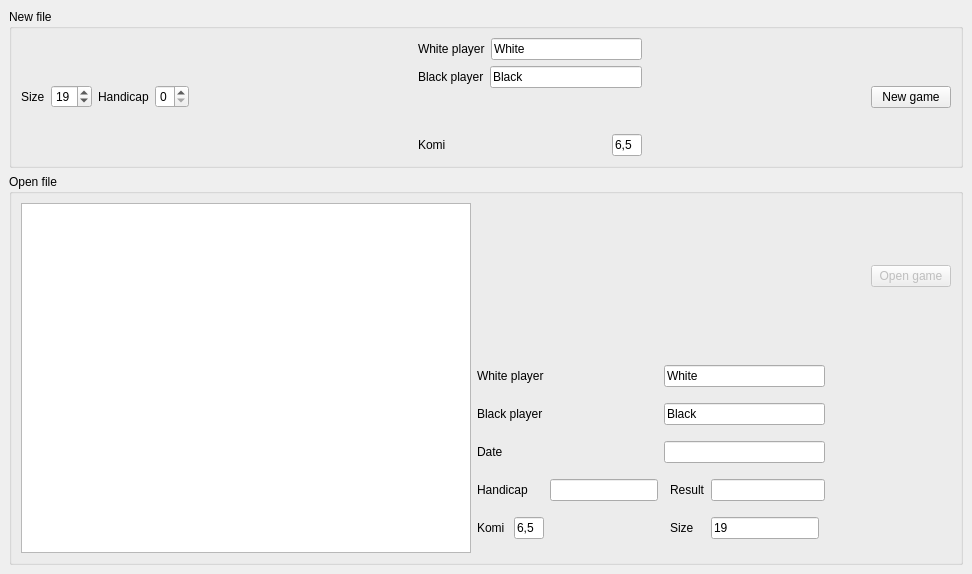
      <widget class="QWidget" name="page" >
       <layout class="QVBoxLayout" >
        <property name="spacing" >
         <number>6</number>
        </property>
        <property name="leftMargin" >
         <number>9</number>
        </property>
        <property name="topMargin" >
         <number>9</number>
        </property>
        <property name="rightMargin" >
         <number>9</number>
        </property>
        <property name="bottomMargin" >
         <number>9</number>
        </property>
        <item>
         <widget class="QGroupBox" name="groupBox_4" >
          <property name="title" >
           <string>New file</string>
          </property>
          <layout class="QHBoxLayout" >
           <property name="spacing" >
            <number>6</number>
           </property>
           <property name="leftMargin" >
            <number>9</number>
           </property>
           <property name="topMargin" >
            <number>9</number>
           </property>
           <property name="rightMargin" >
            <number>9</number>
           </property>
           <property name="bottomMargin" >
            <number>9</number>
           </property>
           <item>
            <layout class="QHBoxLayout" >
             <property name="spacing" >
              <number>6</number>
             </property>
             <property name="leftMargin" >
              <number>0</number>
             </property>
             <property name="topMargin" >
              <number>0</number>
             </property>
             <property name="rightMargin" >
              <number>0</number>
             </property>
             <property name="bottomMargin" >
              <number>0</number>
             </property>
             <item>
              <widget class="QLabel" name="label_9" >
               <property name="text" >
                <string>Size</string>
               </property>
              </widget>
             </item>
             <item>
              <widget class="QSpinBox" name="newFile_Size" >
               <property name="minimum" >
                <number>2</number>
               </property>
               <property name="value" >
                <number>19</number>
               </property>
              </widget>
             </item>
            </layout>
           </item>
           <item>
            <layout class="QHBoxLayout" >
             <property name="spacing" >
              <number>6</number>
             </property>
             <property name="leftMargin" >
              <number>0</number>
             </property>
             <property name="topMargin" >
              <number>0</number>
             </property>
             <property name="rightMargin" >
              <number>0</number>
             </property>
             <property name="bottomMargin" >
              <number>0</number>
             </property>
             <item>
              <widget class="QLabel" name="label_10" >
               <property name="text" >
                <string>Handicap</string>
               </property>
              </widget>
             </item>
             <item>
              <widget class="QSpinBox" name="newFile_Handicap" >
               <property name="readOnly" >
                <bool>false</bool>
               </property>
               <property name="specialValueText" >
                <string>0</string>
               </property>
               <property name="minimum" >
                <number>1</number>
               </property>
               <property name="maximum" >
                <number>9</number>
               </property>
               <property name="value" >
                <number>1</number>
               </property>
              </widget>
             </item>
            </layout>
           </item>
           <item>
            <spacer>
             <property name="orientation" >
              <enum>Qt::Horizontal</enum>
             </property>
             <property name="sizeHint" >
              <size>
               <width>40</width>
               <height>20</height>
              </size>
             </property>
            </spacer>
           </item>
           <item>
            <layout class="QVBoxLayout" >
             <property name="spacing" >
              <number>6</number>
             </property>
             <property name="leftMargin" >
              <number>0</number>
             </property>
             <property name="topMargin" >
              <number>0</number>
             </property>
             <property name="rightMargin" >
              <number>0</number>
             </property>
             <property name="bottomMargin" >
              <number>0</number>
             </property>
             <item>
              <layout class="QHBoxLayout" >
               <property name="spacing" >
                <number>6</number>
               </property>
               <property name="leftMargin" >
                <number>0</number>
               </property>
               <property name="topMargin" >
                <number>0</number>
               </property>
               <property name="rightMargin" >
                <number>0</number>
               </property>
               <property name="bottomMargin" >
                <number>0</number>
               </property>
               <item>
                <widget class="QLabel" name="label_13" >
                 <property name="text" >
                  <string>White player</string>
                 </property>
                </widget>
               </item>
               <item>
                <widget class="QLineEdit" name="newFile_WhitePlayer" >
                 <property name="text" >
                  <string>White</string>
                 </property>
                </widget>
               </item>
              </layout>
             </item>
             <item>
              <layout class="QHBoxLayout" >
               <property name="spacing" >
                <number>6</number>
               </property>
               <property name="leftMargin" >
                <number>0</number>
               </property>
               <property name="topMargin" >
                <number>0</number>
               </property>
               <property name="rightMargin" >
                <number>0</number>
               </property>
               <property name="bottomMargin" >
                <number>0</number>
               </property>
               <item>
                <widget class="QLabel" name="label_11" >
                 <property name="text" >
                  <string>Black player</string>
                 </property>
                </widget>
               </item>
               <item>
                <widget class="QLineEdit" name="newFile_BlackPlayer" >
                 <property name="text" >
                  <string>Black</string>
                 </property>
                </widget>
               </item>
              </layout>
             </item>
             <item>
              <spacer>
               <property name="orientation" >
                <enum>Qt::Vertical</enum>
               </property>
               <property name="sizeHint" >
                <size>
                 <width>20</width>
                 <height>40</height>
                </size>
               </property>
              </spacer>
             </item>
             <item>
              <layout class="QHBoxLayout" >
               <property name="spacing" >
                <number>6</number>
               </property>
               <property name="leftMargin" >
                <number>0</number>
               </property>
               <property name="topMargin" >
                <number>0</number>
               </property>
               <property name="rightMargin" >
                <number>0</number>
               </property>
               <property name="bottomMargin" >
                <number>0</number>
               </property>
               <item>
                <widget class="QLabel" name="label_12" >
                 <property name="text" >
                  <string>Komi</string>
                 </property>
                </widget>
               </item>
               <item>
                <widget class="QLineEdit" name="newFile_Komi" >
                 <property name="maximumSize" >
                  <size>
                   <width>30</width>
                   <height>16777215</height>
                  </size>
                 </property>
                 <property name="text" >
                  <string>6,5</string>
                 </property>
                </widget>
               </item>
              </layout>
             </item>
            </layout>
           </item>
           <item>
            <spacer>
             <property name="orientation" >
              <enum>Qt::Horizontal</enum>
             </property>
             <property name="sizeHint" >
              <size>
               <width>40</width>
               <height>20</height>
              </size>
             </property>
            </spacer>
           </item>
           <item>
            <widget class="QPushButton" name="button_newGame" >
             <property name="text" >
              <string>New game</string>
             </property>
            </widget>
           </item>
          </layout>
         </widget>
        </item>
        <item>
         <widget class="QGroupBox" name="groupBox_5" >
          <property name="title" >
           <string>Open file</string>
          </property>
          <layout class="QGridLayout" >
           <property name="leftMargin" >
            <number>9</number>
           </property>
           <property name="topMargin" >
            <number>9</number>
           </property>
           <property name="rightMargin" >
            <number>9</number>
           </property>
           <property name="bottomMargin" >
            <number>9</number>
           </property>
           <property name="horizontalSpacing" >
            <number>6</number>
           </property>
           <property name="verticalSpacing" >
            <number>6</number>
           </property>
           <item row="0" column="3" >
            <widget class="QPushButton" name="button_loadGame" >
             <property name="enabled" >
              <bool>false</bool>
             </property>
             <property name="text" >
              <string>Open game</string>
             </property>
            </widget>
           </item>
           <item row="0" column="2" >
            <spacer>
             <property name="orientation" >
              <enum>Qt::Horizontal</enum>
             </property>
             <property name="sizeHint" >
              <size>
               <width>40</width>
               <height>20</height>
              </size>
             </property>
            </spacer>
           </item>
           <item row="1" column="1" >
            <layout class="QGridLayout" >
             <property name="leftMargin" >
              <number>0</number>
             </property>
             <property name="topMargin" >
              <number>0</number>
             </property>
             <property name="rightMargin" >
              <number>0</number>
             </property>
             <property name="bottomMargin" >
              <number>0</number>
             </property>
             <property name="horizontalSpacing" >
              <number>6</number>
             </property>
             <property name="verticalSpacing" >
              <number>6</number>
             </property>
             <item row="2" column="0" colspan="3" >
              <widget class="QLabel" name="label_14" >
               <property name="text" >
                <string>Date</string>
               </property>
              </widget>
             </item>
             <item row="4" column="4" >
              <widget class="QLabel" name="label_15" >
               <property name="text" >
                <string>Size</string>
               </property>
              </widget>
             </item>
             <item row="1" column="3" colspan="4" >
              <widget class="QLineEdit" name="File_BlackPlayer" >
               <property name="text" >
                <string>Black</string>
               </property>
              </widget>
             </item>
             <item row="4" column="1" colspan="2" >
              <widget class="QLineEdit" name="File_Komi" >
               <property name="maximumSize" >
                <size>
                 <width>30</width>
                 <height>16777215</height>
                </size>
               </property>
               <property name="text" >
                <string>6,5</string>
               </property>
              </widget>
             </item>
             <item row="0" column="0" colspan="2" >
              <widget class="QLabel" name="label_16" >
               <property name="text" >
                <string>White player</string>
               </property>
              </widget>
             </item>
             <item row="1" column="0" colspan="2" >
              <widget class="QLabel" name="label_17" >
               <property name="text" >
                <string>Black player</string>
               </property>
              </widget>
             </item>
             <item row="4" column="0" >
              <widget class="QLabel" name="label_19" >
               <property name="text" >
                <string>Komi</string>
               </property>
              </widget>
             </item>
             <item row="2" column="3" colspan="4" >
              <widget class="QLineEdit" name="File_Date" >
               <property name="text" >
                <string/>
               </property>
              </widget>
             </item>
             <item row="3" column="0" colspan="2" >
              <widget class="QLabel" name="label_20" >
               <property name="text" >
                <string>Handicap</string>
               </property>
              </widget>
             </item>
             <item row="4" column="5" >
              <widget class="QLineEdit" name="File_Size" >
               <property name="minimumSize" >
                <size>
                 <width>20</width>
                 <height>0</height>
                </size>
               </property>
               <property name="text" >
                <string>19</string>
               </property>
              </widget>
             </item>
             <item row="0" column="3" colspan="4" >
              <widget class="QLineEdit" name="File_WhitePlayer" >
               <property name="text" >
                <string>White</string>
               </property>
              </widget>
             </item>
             <item row="3" column="4" >
              <widget class="QLabel" name="label_18" >
               <property name="text" >
                <string>Result</string>
               </property>
              </widget>
             </item>
             <item row="3" column="5" colspan="2" >
              <widget class="QLineEdit" name="File_Result" >
               <property name="text" >
                <string/>
               </property>
              </widget>
             </item>
             <item row="3" column="2" >
              <widget class="QLineEdit" name="File_Handicap" >
               <property name="text" >
                <string/>
               </property>
              </widget>
             </item>
            </layout>
           </item>
           <item rowspan="2" row="0" column="0" >
            <widget class="QTreeView" name="dirView_1" >
             <property name="minimumSize" >
              <size>
               <width>450</width>
               <height>350</height>
              </size>
             </property>
             <property name="selectionBehavior" >
              <enum>QAbstractItemView::SelectItems</enum>
             </property>
            </widget>
           </item>
           <item row="0" column="1" >
            <widget class="DisplayBoard" native="1" name="displayBoard" >
             <property name="sizePolicy" >
              <sizepolicy vsizetype="Fixed" hsizetype="Fixed" >
               <horstretch>0</horstretch>
               <verstretch>0</verstretch>
              </sizepolicy>
             </property>
             <property name="minimumSize" >
              <size>
               <width>0</width>
               <height>0</height>
              </size>
             </property>
             <property name="maximumSize" >
              <size>
               <width>150</width>
               <height>150</height>
              </size>
             </property>
             <property name="whatsThis" >
              <string>Click on the board to place a stone.

When in normal mode, left click plays moves in alternating colors.
Shift + left click moves to the first move in the main branch.
Shift + right click moves to the next move in the current branch.
When in edit mode and editing stones, left click places a black, right click a white stone, clicking on an existant stone removes it.
When editing marks, left click sets, right click removes the mark. When editing letter marks, shift-click allows to customize the mark text.
When in score mode, left click to mark a group as dead, right click to mark it alive in seki. Click again to unmark as dead or seki.</string>
             </property>
            </widget>
           </item>
          </layout>
         </widget>
        </item>
       </layout>
      </widget>
